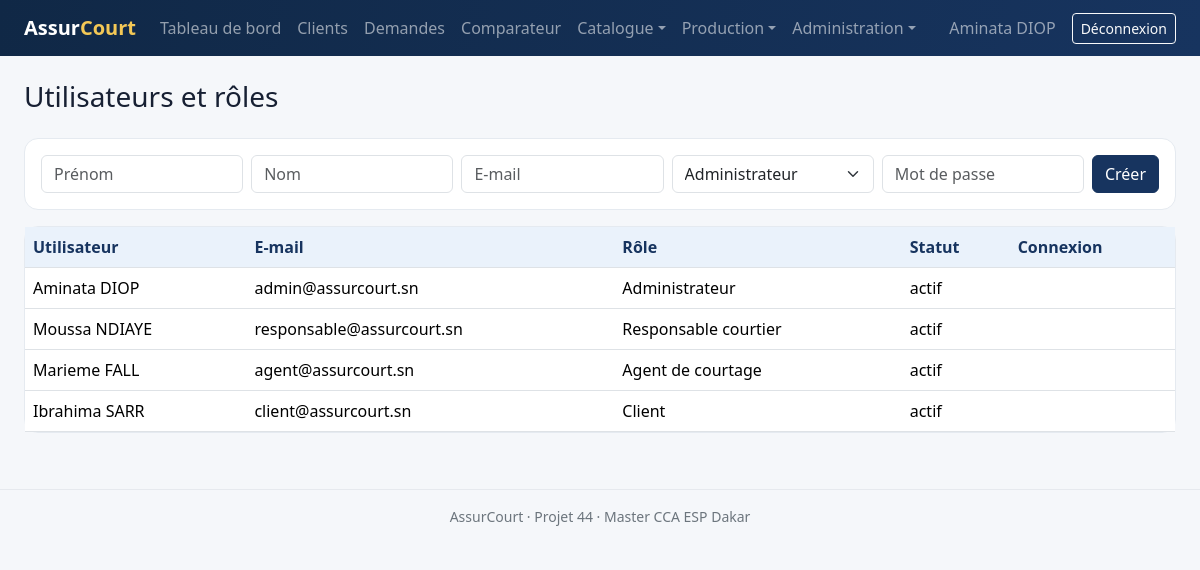
/public/utilisateurs/index.php (signed in), run on the app's committed database.
### tables this page shows
CREATE TABLE utilisateurs (
    id BIGINT UNSIGNED AUTO_INCREMENT PRIMARY KEY,
    role_id BIGINT UNSIGNED NOT NULL,
    nom VARCHAR(80) NOT NULL,
    prenom VARCHAR(100) NOT NULL,
    email VARCHAR(190) NOT NULL UNIQUE,
    telephone VARCHAR(30) NULL,
    mot_de_passe VARCHAR(255) NOT NULL,
    statut ENUM('actif','inactif','bloque') NOT NULL DEFAULT 'actif',
    derniere_connexion DATETIME NULL,
    created_at TIMESTAMP NOT NULL DEFAULT CURRENT_TIMESTAMP,
    updated_at TIMESTAMP NOT NULL DEFAULT CURRENT_TIMESTAMP ON UPDATE CURRENT_TIMESTAMP,
    CONSTRAINT fk_utilisateur_role FOREIGN KEY (role_id) REFERENCES roles(id)
);

CREATE TABLE roles (
    id BIGINT UNSIGNED AUTO_INCREMENT PRIMARY KEY,
    code VARCHAR(30) NOT NULL UNIQUE,
    nom VARCHAR(80) NOT NULL,
    description VARCHAR(255) NULL,
    created_at TIMESTAMP NOT NULL DEFAULT CURRENT_TIMESTAMP
);

### includes/helpers.php (called while the page is built, shortened)
<?php
function e(?string $value): string
{
    return htmlspecialchars($value ?? '', ENT_QUOTES | ENT_SUBSTITUTE, 'UTF-8');
}

### public/utilisateurs/index.php (the view)
<?php
require_once __DIR__.'/../../includes/bootstrap.php';require_roles(['ADMIN']);$db=Database::connection();if($_SERVER['REQUEST_METHOD']==='POST'){verify_csrf();$email=mb_strtolower(trim($_POST['email']));$password=(string)$_POST['password'];if(filter_var($email,FILTER_VALIDATE_EMAIL)&&strlen($password)>=8){$db->prepare("INSERT INTO utilisateurs(role_id,nom,prenom,email,mot_de_passe,statut) VALUES(?,?,?,?,?,'actif')")->execute([(int)$_POST['role_id'],trim($_POST['nom']),trim($_POST['prenom']),$email,password_hash($password,PASSWORD_DEFAULT)]);audit('CREATION','utilisateur',(int)$db->lastInsertId());flash('success','Utilisateur créé.');}else flash('danger','Données invalides.');redirect('utilisateurs/index.php');}$roles=$db->query('SELECT id,nom FROM roles')->fetchAll();$rows=$db->query('SELECT u.*,r.nom role FROM utilisateurs u JOIN roles r ON r.id=u.role_id ORDER BY u.created_at DESC')->fetchAll();$title='Utilisateurs';require __DIR__.'/../../includes/header.php';?>
<div class="page-heading"><h1 class="h3">Utilisateurs et rôles</h1></div><form method="post" class="card card-body mb-3"><?= csrf_field() ?><div class="row g-2"><div class="col"><input class="form-control" name="prenom" placeholder="Prénom" required></div><div class="col"><input class="form-control" name="nom" placeholder="Nom" required></div><div class="col"><input type="email" class="form-control" name="email" placeholder="E-mail" required></div><div class="col"><select class="form-select" name="role_id"><?php foreach($roles as $r): ?><option value="<?= $r['id'] ?>"><?= e($r['nom']) ?></option><?php endforeach ?></select></div><div class="col"><input type="password" class="form-control" name="password" minlength="8" required placeholder="Mot de passe"></div><div class="col-auto"><button class="btn btn-primary">Créer</button></div></div></form><div class="card"><table class="table mb-0"><thead><tr><th>Utilisateur</th><th>E-mail</th><th>Rôle</th><th>Statut</th><th>Connexion</th></tr></thead><tbody><?php foreach($rows as $r): ?><tr><td><?= e($r['prenom'].' '.$r['nom']) ?></td><td><?= e($r['email']) ?></td><td><?= e($r['role']) ?></td><td><?= e($r['statut']) ?></td><td><?= e($r['derniere_connexion']) ?></td></tr><?php endforeach ?></tbody></table></div><?php require __DIR__.'/../../includes/footer.php'; ?>

### public/assets/css/app.css (style rules this page uses)
:root { --navy:#17345f;--blue:#2f6fae;--pale:#eaf2fb;--gold:#d4a72c;--ink:#172033 }
body { background:#f5f7fa;color:var(--ink);font-family:system-ui,-apple-system,"Segoe UI",sans-serif }
.card { border:1px solid #e5eaf0;border-radius:14px }
.btn-primary { background:var(--navy);border-color:var(--navy) }
.table thead th { background:var(--pale);color:var(--navy);white-space:nowrap }
.page-heading { display:flex;justify-content:space-between;align-items:center;gap:1rem;margin-bottom:1rem }

### data on the page
utilisateurs: prenom+nom "Aminata DIOP", email "admin@assurcourt.sn", role.nom "Administrateur", statut "actif"
utilisateurs: prenom+nom "Moussa NDIAYE", email "responsable@assurcourt.sn", role.nom "Responsable courtier", statut "actif"
utilisateurs: prenom+nom "Marieme FALL", email "agent@assurcourt.sn", role.nom "Agent de courtage", statut "actif"
utilisateurs: prenom+nom "Ibrahima SARR", email "client@assurcourt.sn", role.nom "Client", statut "actif"

### other printed values
$_SESSION['user']['prenom'].' '.$_SESSION['user']['nom'] "Aminata DIOP"
form field role_id "Administrateur"
